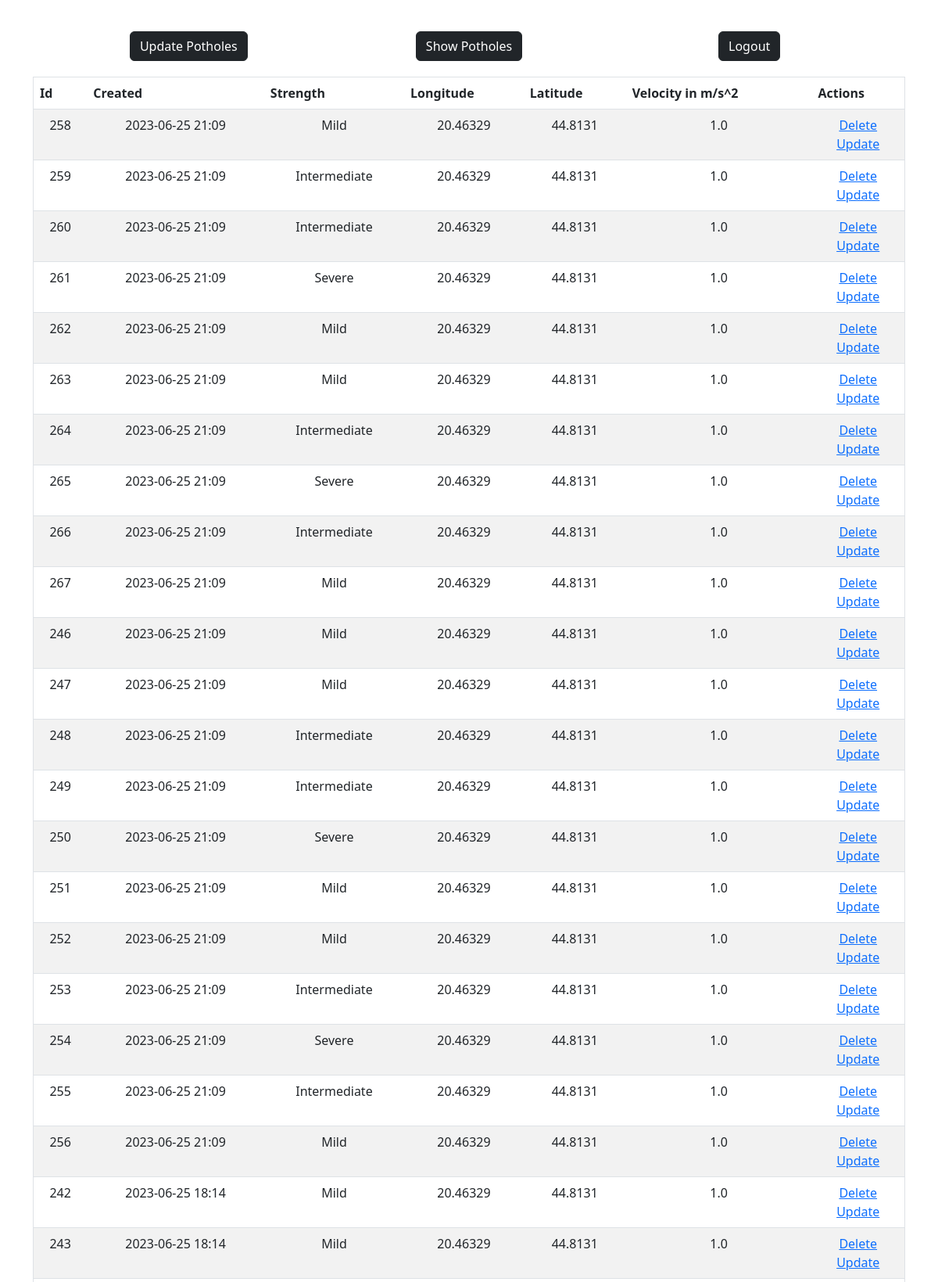
The page /adminpage (upper part) on the database its author committed.
### app.py (models this page shows, shortened)
class Pothole(db.Model):
    id = db.Column(db.Integer, primary_key=True)
    longitude = db.Column(db.Float, nullable=False)
    latitude = db.Column(db.Float, nullable=False)
    accel = db.Column(db.Float, nullable=False)
    strength = db.Column(db.String, nullable=False)
    datetime = db.Column(db.DateTime, default=datetime.utcnow)

### app.py (the view)
@app.route('/adminpage', methods=['GET','POST'])
def adminpage():
    if request.method == 'POST':
        potholes_to_add = []
        with open('server/accelerometer.txt', 'r') as file1, open('server/gyroscope.txt', 'r') as file2, open('server/location.txt', 'r') as file3:
            for line1, line2, line3 in zip(file1, file2, file3):
                adict = ast.literal_eval(line1)
                gdict = ast.literal_eval(line2)
                ldict = ast.literal_eval(line3)
                total_acceleration = abs(float(gdict['x'])) + abs(float(gdict['y'])) + abs(float(gdict['z']))
                if 1.5 < total_acceleration < 3:
                    accel = round(math.sqrt(float(adict['z'])**2 + float(adict['x'])**2 + float(adict['y'])**2) * 0.1)
                    long = float(ldict['longitude'])
                    lat = float(ldict['latitude'])
                    new_pothole = Pothole(strength='Mild', accel=accel, longitude=long, latitude=lat)
                    potholes_to_add.append(new_pothole)
                elif 3 <= total_acceleration < 6:
                    accel = round(math.sqrt(float(adict['z'])**2 + float(adict['x'])**2 + float(adict['y'])**2) * 0.1)
                    long = float(ldict['longitude'])
                    lat = float(ldict['latitude'])
                    new_pothole = Pothole(strength='Intermediate', accel=accel, longitude=long, latitude=lat)
                    potholes_to_add.append(new_pothole)
                elif total_acceleration >= 6:
                    accel = round(math.sqrt(float(adict['z'])**2 + float(adict['x'])**2 + float(adict['y'])**2) * 0.1)
                    long = float(ldict['longitude'])
                    lat = float(ldict['latitude'])
                    new_pothole = Pothole(strength='Severe', accel=accel, longitude=long, latitude=lat)
                    potholes_to_add.append(new_pothole)
                else:
                    pass
        for pothole in potholes_to_add:
            try:
                db.session.add(pothole)
            except:
                return "There was an issue adding your pothole"
        db.session.commit()
        return redirect('/adminpage')
    else:
        potholes = Pothole.query.order_by(Pothole.datetime.desc()).all()
        return render_template('adminpage.html', potholes = potholes)

### templates/adminpage.html (shortened to what this page needs)
{% extends 'base.html' %}
{% block body %}
<div class="container">
    <div class="column1">
        <div class="buttons_display">
        <form action="/adminpage" method="POST">
            <button type="submit" class="btn btn-dark" style="display: inline-block;">Update Potholes</button>
        </form>
        <form action="/show-potholes" method="GET">
            <button type="submit" class="btn btn-dark" style="display: inline-block;">Show Potholes</button>
        </form>
        <form action="/logout">
            <button type="submit" class="btn btn-dark" style="display: inline-block;">Logout</button>
        </form>
    </div>
    </div>
    <div class="column2">
        <table class="table table-striped">
            <thead>
                <tr>
                    <th scope="col">Id</th>
                    <th scope="col">Created</th>
                    <th scope="col">Strength</th>
                    <th scope="col">Longitude</th>
                    <th scope="col">Latitude</th>
                    <th scope="col">Velocity in m/s^2</th>
                    <th scope="col">Actions</th>
                </tr>
            </thead>
            <tbody>
                {% for pothole in potholes %}
                <tr>
                    <td>{{ pothole.id }}</td>
                    <td>{{ pothole.datetime.strftime("%Y-%m-%d %H:%M") }}</td>
                    <td>{{ pothole.strength }}</td>
                    <td>{{ pothole.longitude }}</td>
                    <td>{{ pothole.latitude }}</td>
                    <td>{{ pothole.accel }}</td>
                    <td>
                        <a href="/delete/{{pothole.id}}">Delete</a>
                        <br>
                        <a href="/update/{{pothole.id}}">Update</a>
                    </td>
                </tr>
                {% endfor %}
            </tbody>
        </table>
    </div>
</div>
{% endblock %}

### static/css/main.css (style rules this page uses)
body, html { margin: 0; font-family: sans-serif; }
table, td, th { border: 1px solid white; }
table { border-collapse: collapse; width: 100%; }
th { height: 30px; }
td { text-align: center; padding: 5px; }
form { display: inline-grid; justify-content: center; margin-top: 20px; margin-left: auto; margin-right: auto; width: 100%; }
.column1 { flex: 1; }
.column2 { flex: 2; }
.buttons_display { display: flex; padding: 20px; }

### rows shown on the page
Pothole: id "258", datetime "2023-06-25 21:09", strength "Mild", longitude "20.46329", latitude "44.8131", accel "1.0"
Pothole: id "259", datetime "2023-06-25 21:09", strength "Intermediate", longitude "20.46329", latitude "44.8131", accel "1.0"
Pothole: id "260", datetime "2023-06-25 21:09", strength "Intermediate", longitude "20.46329", latitude "44.8131", accel "1.0"
Pothole: id "261", datetime "2023-06-25 21:09", strength "Severe", longitude "20.46329", latitude "44.8131", accel "1.0"
Pothole: id "262", datetime "2023-06-25 21:09", strength "Mild", longitude "20.46329", latitude "44.8131", accel "1.0"
Pothole: id "263", datetime "2023-06-25 21:09", strength "Mild", longitude "20.46329", latitude "44.8131", accel "1.0"
Pothole: id "264", datetime "2023-06-25 21:09", strength "Intermediate", longitude "20.46329", latitude "44.8131", accel "1.0"
Pothole: id "265", datetime "2023-06-25 21:09", strength "Severe", longitude "20.46329", latitude "44.8131", accel "1.0"
Pothole: id "266", datetime "2023-06-25 21:09", strength "Intermediate", longitude "20.46329", latitude "44.8131", accel "1.0"
Pothole: id "267", datetime "2023-06-25 21:09", strength "Mild", longitude "20.46329", latitude "44.8131", accel "1.0"
Pothole: id "246", datetime "2023-06-25 21:09", strength "Mild", longitude "20.46329", latitude "44.8131", accel "1.0"
Pothole: id "247", datetime "2023-06-25 21:09", strength "Mild", longitude "20.46329", latitude "44.8131", accel "1.0"
Pothole: id "248", datetime "2023-06-25 21:09", strength "Intermediate", longitude "20.46329", latitude "44.8131", accel "1.0"
Pothole: id "249", datetime "2023-06-25 21:09", strength "Intermediate", longitude "20.46329", latitude "44.8131", accel "1.0"
Pothole: id "250", datetime "2023-06-25 21:09", strength "Severe", longitude "20.46329", latitude "44.8131", accel "1.0"
Pothole: id "251", datetime "2023-06-25 21:09", strength "Mild", longitude "20.46329", latitude "44.8131", accel "1.0"
Pothole: id "252", datetime "2023-06-25 21:09", strength "Mild", longitude "20.46329", latitude "44.8131", accel "1.0"
Pothole: id "253", datetime "2023-06-25 21:09", strength "Intermediate", longitude "20.46329", latitude "44.8131", accel "1.0"
Pothole: id "254", datetime "2023-06-25 21:09", strength "Severe", longitude "20.46329", latitude "44.8131", accel "1.0"
Pothole: id "255", datetime "2023-06-25 21:09", strength "Intermediate", longitude "20.46329", latitude "44.8131", accel "1.0"
Pothole: id "256", datetime "2023-06-25 21:09", strength "Mild", longitude "20.46329", latitude "44.8131", accel "1.0"
Pothole: id "242", datetime "2023-06-25 18:14", strength "Mild", longitude "20.46329", latitude "44.8131", accel "1.0"
Pothole: id "243", datetime "2023-06-25 18:14", strength "Mild", longitude "20.46329", latitude "44.8131", accel "1.0"
